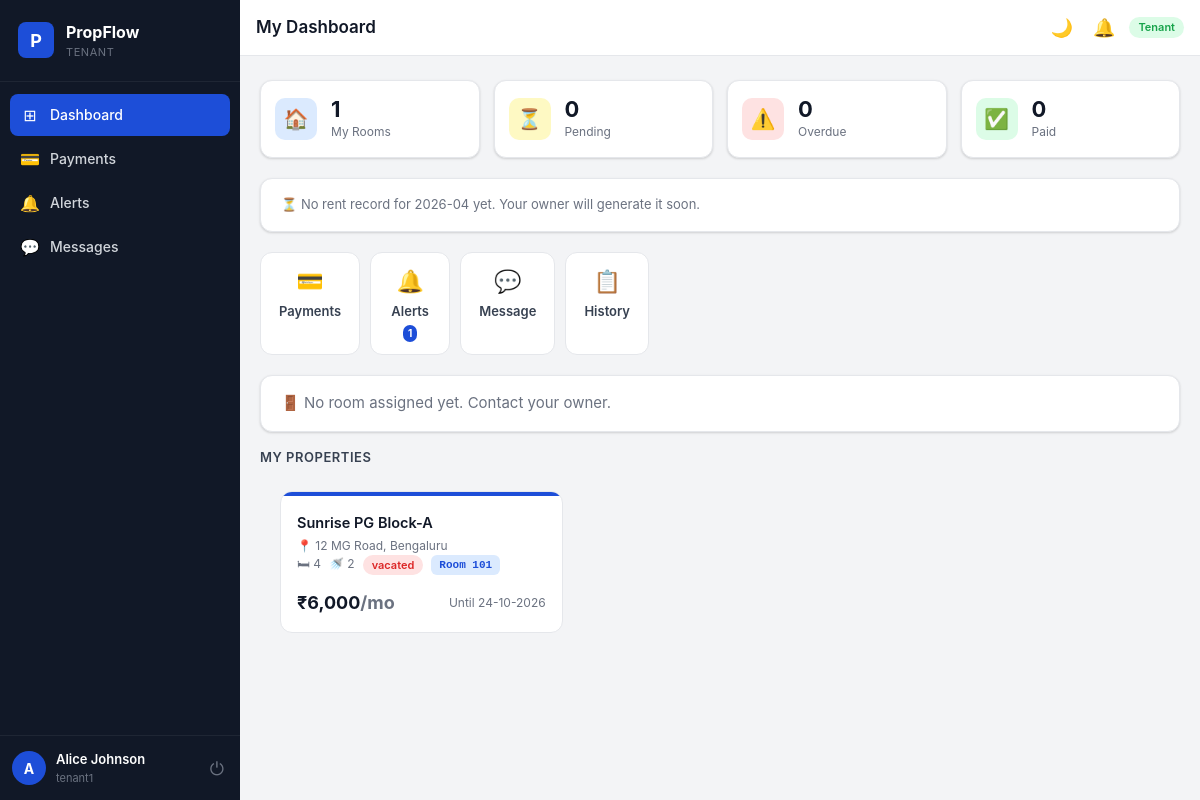
Page /tenant/dashboard (signed in) on the earlier database version.
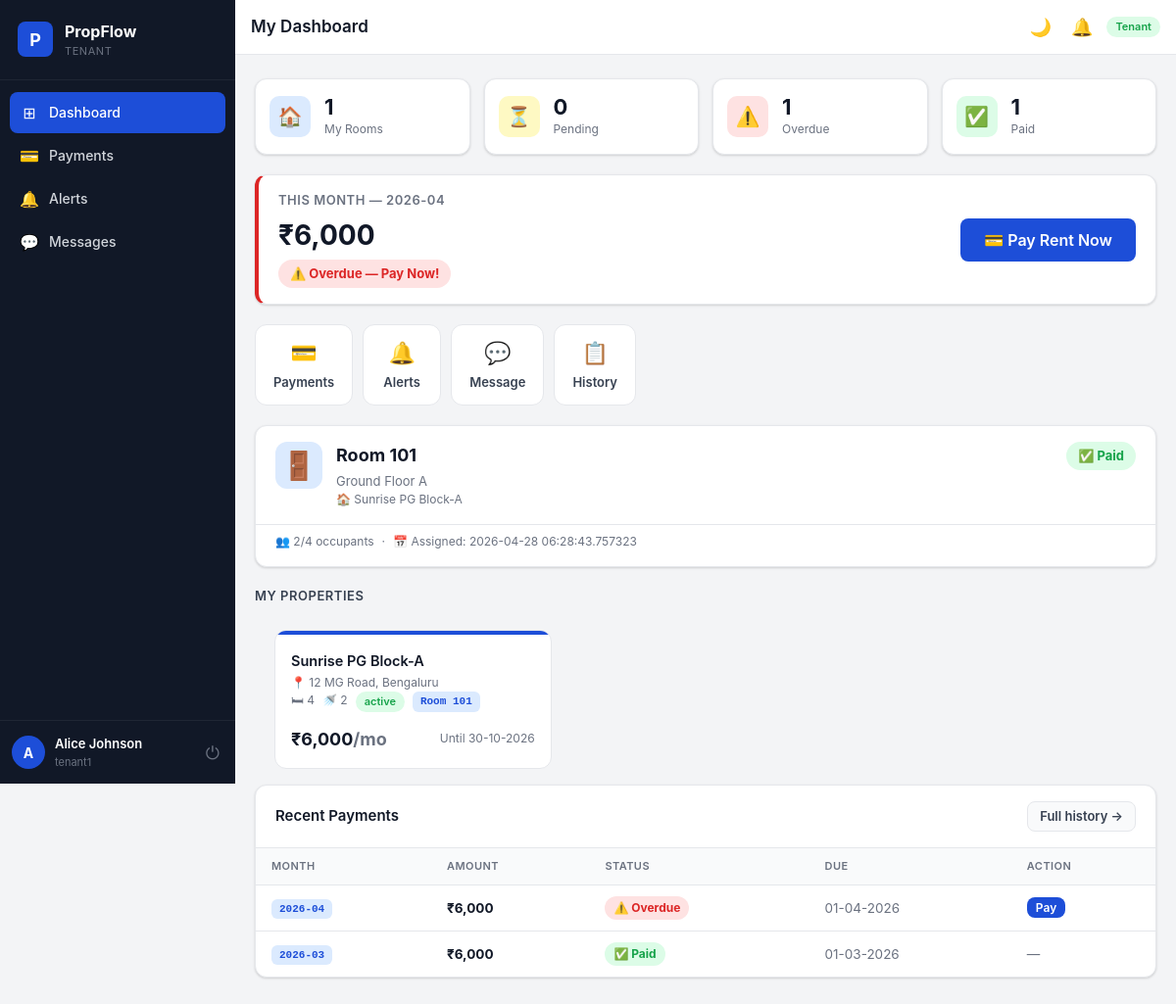
Same page on the later database version.
### models.py (models this page shows, shortened)
class PropertyTenant(db.Model):
    __tablename__ = "property_tenants"
    id             = db.Column(db.Integer, primary_key=True)
    property_id    = db.Column(db.Integer,
                                db.ForeignKey("properties.id", ondelete="CASCADE"),
                                nullable=False)
    tenant_id      = db.Column(db.Integer,
                                db.ForeignKey("users.id", ondelete="CASCADE"),
                                nullable=False)
    room_id        = db.Column(db.Integer,
                                db.ForeignKey("rooms.id", ondelete="SET NULL"),
                                nullable=True)
    room_number    = db.Column(db.String(20), nullable=True)   # denormalised for fast display
    lease_start    = db.Column(db.DateTime, nullable=True)
    lease_end      = db.Column(db.DateTime, nullable=True)
    deposit_amount = db.Column(db.Numeric(10, 2), nullable=True)
    status         = db.Column(db.String(20), default="active")  # active|inactive|pending|vacated
    notes          = db.Column(db.Text, nullable=True)
    created_at     = db.Column(db.DateTime, default=now_utc)
    updated_at     = db.Column(db.DateTime, default=now_utc, onupdate=now_utc)
    property = db.relationship("Property", back_populates="tenants",  foreign_keys=[property_id])
    tenant   = db.relationship("User",     back_populates="tenancies", foreign_keys=[tenant_id])
    room     = db.relationship("Room",     foreign_keys=[room_id])
    __table_args__ = (
        Index("ix_pt_tenant_id",   "tenant_id"),
        Index("ix_pt_property_id", "property_id"),
    )

class Property(db.Model):
    __tablename__ = "properties"
    id            = db.Column(db.Integer, primary_key=True)
    name          = db.Column(db.String(200), nullable=False)
    address       = db.Column(db.Text,        nullable=False)
    city          = db.Column(db.String(100), nullable=False)
    state         = db.Column(db.String(50),  nullable=True)
    zip_code      = db.Column(db.String(20),  nullable=True)
    unit_number   = db.Column(db.String(50),  nullable=True)
    property_type = db.Column(db.String(50),  default="apartment")
    bedrooms      = db.Column(db.Integer,     nullable=True)
    bathrooms     = db.Column(db.Integer,     nullable=True)
    area_sqft     = db.Column(db.Float,       nullable=True)
    monthly_rent  = db.Column(db.Numeric(10, 2), nullable=False)
    description   = db.Column(db.Text,        nullable=True)
    status        = db.Column(db.String(20),  default="available", nullable=False)
    owner_id      = db.Column(db.Integer,
                               db.ForeignKey("users.id", ondelete="CASCADE"),
                               nullable=False)
    is_deleted    = db.Column(db.Boolean, default=False, nullable=False)
    created_at    = db.Column(db.DateTime, default=now_utc)
    updated_at    = db.Column(db.DateTime, default=now_utc, onupdate=now_utc)
    owner    = db.relationship("User",           back_populates="properties", foreign_keys=[owner_id])
    tenants  = db.relationship("PropertyTenant", back_populates="property",   lazy="dynamic")
    payments = db.relationship("Payment",        back_populates="property",   lazy="dynamic")
    rooms    = db.relationship("Room",           back_populates="prop",       lazy="dynamic")
    __table_args__ = (
        Index("ix_properties_owner_id",  "owner_id"),
        Index("ix_properties_status",    "status"),
    )

class Payment(db.Model):
    __tablename__ = "payments"
    id             = db.Column(db.Integer, primary_key=True)
    tenant_id      = db.Column(db.Integer,
                                db.ForeignKey("users.id", ondelete="CASCADE"),
                                nullable=False)
    property_id    = db.Column(db.Integer,
                                db.ForeignKey("properties.id", ondelete="CASCADE"),
                                nullable=False)
    rent_month     = db.Column(db.String(7), nullable=True, index=True)
    amount         = db.Column(db.Numeric(10, 2), nullable=False)
    payment_type   = db.Column(db.String(30), default="rent")
    status         = db.Column(db.String(20), default="pending", nullable=False)
    due_date       = db.Column(db.DateTime, nullable=True)
    paid_at        = db.Column(db.DateTime, nullable=True)
    transaction_id = db.Column(db.String(100), unique=True, nullable=True)
    payment_method = db.Column(db.String(50),  nullable=True)
    description    = db.Column(db.Text, nullable=True)
    notes          = db.Column(db.Text, nullable=True)
    created_at     = db.Column(db.DateTime, default=now_utc)
    updated_at     = db.Column(db.DateTime, default=now_utc, onupdate=now_utc)
    tenant   = db.relationship("User",     back_populates="payments",  foreign_keys=[tenant_id])
    property = db.relationship("Property", back_populates="payments",  foreign_keys=[property_id])
    __table_args__ = (
        UniqueConstraint("tenant_id", "property_id", "rent_month",
                         name="uq_payment_tenant_property_month"),
        Index("ix_payments_tenant_status",  "tenant_id", "status"),
        Index("ix_payments_property_month", "property_id", "rent_month"),
        Index("ix_payments_status",         "status"),
        Index("ix_payments_due_date",       "due_date"),
    )

class Room(db.Model):
    __tablename__ = "rooms"
    id           = db.Column(db.Integer,     primary_key=True)
    room_number  = db.Column(db.String(20),  nullable=False)   # "1", "101", "G-1" etc.
    max_capacity = db.Column(db.Integer,     default=4, nullable=False)
    description  = db.Column(db.String(200), nullable=True)
    floor        = db.Column(db.String(20),  nullable=True)    # e.g. "Ground", "1st"
    amenities    = db.Column(db.String(500), nullable=True)    # comma-separated tags
    property_id  = db.Column(db.Integer,
                              db.ForeignKey("properties.id", ondelete="CASCADE"),
                              nullable=True)
    owner_id     = db.Column(db.Integer,
                              db.ForeignKey("users.id", ondelete="CASCADE"),
                              nullable=False)
    is_active    = db.Column(db.Boolean, default=True, nullable=False)
    created_at   = db.Column(db.DateTime, default=now_utc)
    updated_at   = db.Column(db.DateTime, default=now_utc, onupdate=now_utc)
    prop         = db.relationship("Property",  back_populates="rooms", foreign_keys=[property_id])
    owner        = db.relationship("User",      foreign_keys=[owner_id])
    room_tenants = db.relationship("RoomTenant", back_populates="room",
                                   cascade="all, delete-orphan", lazy="dynamic")
    def get_occupancy(self):
        return self.room_tenants.filter_by().count()
    __table_args__ = (
        UniqueConstraint("property_id", "room_number", name="uq_room_property_number"),
        CheckConstraint("max_capacity >= 1 AND max_capacity <= 4",
                        name="ck_room_capacity"),
        Index("ix_rooms_owner_id",    "owner_id"),
        Index("ix_rooms_property_id", "property_id"),
    )

class RoomTenant(db.Model):
    __tablename__ = "room_tenants"
    id             = db.Column(db.Integer, primary_key=True)
    room_id        = db.Column(db.Integer,
                                db.ForeignKey("rooms.id", ondelete="CASCADE"),
                                nullable=False)
    tenant_id      = db.Column(db.Integer,
                                db.ForeignKey("users.id", ondelete="CASCADE"),
                                nullable=False)
    payment_status = db.Column(db.String(20), default="not_paid", nullable=False)  # paid|not_paid
    assigned_at    = db.Column(db.DateTime, default=now_utc)
    vacated_at     = db.Column(db.DateTime, nullable=True)
    is_active      = db.Column(db.Boolean, default=True, nullable=False)
    room   = db.relationship("Room", back_populates="room_tenants", foreign_keys=[room_id])
    tenant = db.relationship("User", back_populates="room_assignments", foreign_keys=[tenant_id])
    __table_args__ = (
        UniqueConstraint("room_id", "tenant_id", name="uq_room_tenant"),
        Index("ix_rt_tenant_id", "tenant_id"),
        Index("ix_rt_room_id",   "room_id"),
    )

### routes/tenant.py (the view)
@tenant_bp.route("/dashboard")
@login_required
@role_required("tenant")
def dashboard():
    tenancies       = PropertyTenant.query.filter_by(tenant_id=current_user.id).all()
    room_assignment = (RoomTenant.query
                       .filter_by(tenant_id=current_user.id, is_active=True)
                       .first())
    stats = {
        "active_leases":    len(tenancies),
        "pending_payments": Payment.query.filter_by(tenant_id=current_user.id, status="pending").count(),
        "overdue_payments": Payment.query.filter_by(tenant_id=current_user.id, status="overdue").count(),
        "paid_payments":    Payment.query.filter_by(tenant_id=current_user.id, status="completed").count(),
        "unread_notifs":    Notification.query.filter_by(user_id=current_user.id, is_read=False).count(),
    }
    current_month_pay = (Payment.query
                         .filter_by(tenant_id=current_user.id,
                                    rent_month=fmt_month(),
                                    payment_type="rent")
                         .first())
    recent_payments = (Payment.query.filter_by(tenant_id=current_user.id)
                       .order_by(Payment.rent_month.desc(), Payment.created_at.desc())
                       .limit(6).all())
    return render_template("tenant/dashboard.html",
                           tenancies=tenancies,
                           room_assignment=room_assignment,
                           stats=stats,
                           current_month_pay=current_month_pay,
                           recent_payments=recent_payments,
                           current_month=fmt_month())

### templates/tenant/dashboard.html (shortened to what the changed rows need)
{% extends "base.html" %}
{% block page_title %}My Dashboard{% endblock %}
{% block content %}
<div class="stats-grid">
  <div class="stat-card">
    <div class="stat-body"><div class="stat-value">{{ stats.overdue_payments }}</div><div class="stat-label">Overdue</div></div>
  </div>
  <div class="stat-card">
    <div class="stat-body"><div class="stat-value">{{ stats.paid_payments }}</div><div class="stat-label">Paid</div></div>
  </div>
</div>
{% if current_month_pay %}
<div class="card" style="border-left:4px solid {% if current_month_pay.status == 'completed' %}var(--c-green){% elif current_month_pay.status == 'overdue' %}var(--c-red){% else %}var(--c-yellow){% endif %};margin-bottom:20px">
  <div style="padding:16px 20px;display:flex;align-items:center;justify-content:space-between;flex-wrap:wrap;gap:12px">
    <div>
      <div style="font-size:13px;font-weight:600;color:var(--muted);text-transform:uppercase;letter-spacing:.04em">This Month — {{ current_month }}</div>
      <div style="font-size:28px;font-weight:700;margin:4px 0">₹{{ "{:,.0f}".format(current_month_pay.amount) }}</div>
      <div>
        {% if current_month_pay.status == 'completed' %}
          <span class="status-pill pill-paid">✅ Paid</span>
          {% if current_month_pay.paid_at %}<span class="text-muted" style="font-size:12px;margin-left:8px">on {{ current_month_pay.paid_at.strftime('%d-%m-%Y') }}</span>{% endif %}
        {% elif current_month_pay.status == 'overdue' %}
          <span class="status-pill pill-unpaid">⚠️ Overdue — Pay Now!</span>
        {% else %}
          <span class="status-pill pill-pending">⏳ Due {{ current_month_pay.due_date.strftime('%d-%m-%Y') if current_month_pay.due_date else '' }}</span>
        {% endif %}
      </div>
    </div>
    {% if current_month_pay.status in ('pending', 'overdue') %}
    <button class="btn btn-primary" style="padding:12px 24px;font-size:16px"
            onclick="openPayModal({{ current_month_pay.id }}, '{{ current_month_pay.amount }}')">
      💳 Pay Rent Now
    </button>
    {% endif %}
  </div>
</div>
{% else %}
<div class="card" style="padding:16px 20px;margin-bottom:20px">
  <div class="text-muted" style="font-size:13px">⏳ No rent record for {{ current_month }} yet. Your owner will generate it soon.</div>
</div>
{% endif %}
<div class="quick-actions">
  <a href="{{ url_for('tenant.notifications') }}" class="qa-btn">
    <span>🔔</span>Alerts
    {% if stats.unread_notifs > 0 %}<span class="unread-dot" style="font-size:10px">{{ stats.unread_notifs }}</span>{% endif %}
  </a>
</div>
{% if room_assignment %}
<div class="card room-info-card">
  <div class="room-info-header">
    <div class="room-info-icon">🚪</div>
    <div style="flex:1">
      <div class="room-info-title">Room {{ room_assignment.room.room_number }}</div>
      {% if room_assignment.room.description %}
        <div class="text-muted" style="font-size:13px">{{ room_assignment.room.description }}</div>
      {% endif %}
      {% if room_assignment.room.prop %}
        <div class="text-muted" style="font-size:12px">🏠 {{ room_assignment.room.prop.name }}</div>
      {% endif %}
    </div>
    <span class="status-pill {% if room_assignment.payment_status == 'paid' %}pill-paid{% else %}pill-unpaid{% endif %}">
      {{ '✅ Paid' if room_assignment.payment_status == 'paid' else '❌ Not Paid' }}
    </span>
  </div>
  <div class="room-info-meta">
    <span>👥 {{ room_assignment.room.get_occupancy() }}/{{ room_assignment.room.max_capacity }} occupants</span>
    <span>·</span>
    <span>📅 Assigned: {{ room_assignment.assigned_at }}</span>
  </div>
</div>
{% else %}
<div class="card" style="padding:16px 20px;margin-bottom:16px">
  <div class="text-muted">🚪 No room assigned yet. Contact your owner.</div>
</div>
{% endif %}
{% if tenancies %}
<div class="prop-grid">
  {% for t in tenancies %}
  {% set p = t.property %}{% if p %}
  <div class="prop-card">
    <div class="prop-card-bar" style="background:var(--c-blue)"></div>
    <div class="prop-card-body">
      <h3 class="prop-name">{{ p.name }}</h3>
      <div class="prop-addr text-muted">📍 {{ p.address }}, {{ p.city }}</div>
      <div class="prop-meta">
        {% if p.bedrooms %}<span>🛏 {{ p.bedrooms }}</span>{% endif %}
        {% if p.bathrooms %}<span>🚿 {{ p.bathrooms }}</span>{% endif %}
        <span class="badge badge-{{ 'completed' if t.status=='active' else 'overdue' }}">{{ t.status }}</span>
        {% if t.room_number %}<span class="month-tag">Room {{ t.room_number }}</span>{% endif %}
      </div>
      <div class="prop-footer">
        <div class="prop-rent">₹{{ "{:,.0f}".format(p.monthly_rent) }}<span class="text-muted">/mo</span></div>
        {% if t.lease_end %}<span class="text-muted" style="font-size:12px">Until {{ t.lease_end.strftime('%d-%m-%Y') }}</span>{% endif %}
      </div>
    </div>
  </div>
  {% endif %}{% endfor %}
</div>
{% endif %}
{% if recent_payments %}
<div class="card">
  <div class="card-header">
    <h2>Recent Payments</h2>
    <a href="{{ url_for('tenant.payment_history') }}" class="btn btn-ghost btn-sm">Full history →</a>
  </div>
  <div class="table-wrap">
    <table class="table">
      <thead><tr><th>Month</th><th>Amount</th><th>Status</th><th>Due</th><th>Action</th></tr></thead>
      <tbody>
        {% for pay in recent_payments %}
        <tr>
          <td><span class="month-tag">{{ pay.rent_month or '—' }}</span></td>
          <td><strong>₹{{ "{:,.0f}".format(pay.amount) }}</strong></td>
          <td>
            {% if pay.status == 'completed' %}<span class="status-pill pill-paid" style="font-size:12px;padding:3px 9px">✅ Paid</span>
            {% elif pay.status == 'overdue'  %}<span class="status-pill pill-unpaid" style="font-size:12px;padding:3px 9px">⚠️ Overdue</span>
            {% else %}<span class="status-pill pill-pending" style="font-size:12px;padding:3px 9px">⏳ Pending</span>{% endif %}
          </td>
          <td class="text-muted">{{ pay.due_date.strftime('%d-%m-%Y') if pay.due_date else '—' }}</td>
          <td>
            {% if pay.status in ('pending', 'overdue') %}
            <button class="btn btn-primary btn-xs" onclick="openPayModal({{ pay.id }}, '{{ pay.amount }}')">Pay</button>
            {% else %}<span class="text-muted">—</span>{% endif %}
          </td>
        </tr>
        {% endfor %}
      </tbody>
    </table>
  </div>
</div>
{% endif %}
{% endblock %}

Differences in the rows shown:
added Payment: amount "6,000", rent_month "2026-04", status "⚠️ Overdue", due_date "01-04-2026"
now on this page (row edited): Room: room.room_number "101", room.description "Ground Floor A", room.max_capacity "4"
changed Property "Sunrise PG Block-A": room.prop.name (not shown) → "Sunrise PG Block-A"
now on this page (row edited): RoomTenant: payment_status "✅ Paid", assigned_at "2026-04-28 06:28:43.757323"
changed PropertyTenant: status "vacated" → "active"; lease_end "24-10-2026" → "30-10-2026"
now on this page (row edited): Payment: rent_month "2026-03", amount "6,000", status "✅ Paid", due_date "01-03-2026"
Other differences:
{{ stats.overdue_payments }}: "0" → "1"
{{ stats.paid_payments }}: "0" → "1"
{{ current_month }}: (not shown) → "2026-04"
{{ room_assignment.room.get_occupancy() }}: (not shown) → "2"
{{ current_month }}: "2026-04" → (not shown)
{{ stats.unread_notifs }}: "1" → (not shown)
text no longer shown: "⏳ No rent record for yet. Your owner will generate it soon. 🚪 No room assigned yet. Contact your owner."
text now shown: "THIS MONTH — ₹ ⚠️ Overdue — Pay Now! 💳 Pay Rent Now 🚪 Room 🏠 👥 / occupants · 📅 Assigned: Recent Payments Full history → MONTH AMOUNT STATUS DUE ACTION"
